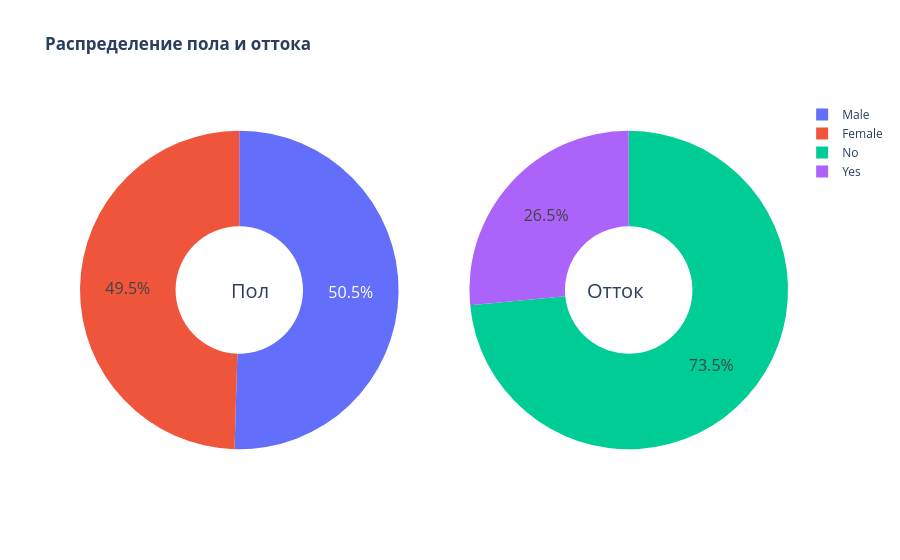

The notebook cell saved with this chart:
### Code cell
# Создаём списки категорий
g_labels = ['Male', 'Female']
c_labels = ['No', 'Yes']
# Круговые диаграммы (Pie) в Plotly используют систему координат domain
fig = make_subplots(rows=1, cols=2, specs=[[{'type':'domain'}, {'type':'domain'}]])

# Создание диаграмм, go.Pie() - Создаёт круговую диаграмму
fig.add_trace(go.Pie(labels=g_labels, values=df['gender'].value_counts(), name='Пол'),
              1, 1)

fig.add_trace(go.Pie(labels=c_labels, values=df['Churn'].value_counts(), name='Ушли'),
              1, 2)

# Update_traces() позволяет изменить параметры уже созданных графиков, hole=.4 - Создаёт отверстие в центре диаграммы.
# hoverinfo="label+percent+name" - label — название категории. percent — процент от общего количества. name — имя диаграммы.
fig.update_traces(hole=.4, hoverinfo='label+percent+name', textfont_size=16)

# update_layout() - отвечает за оформление всей фигуры
# title_text задаёт общий заголовок
fig.update_layout(
    title_text='<b>Распределение пола и оттока<b>',
    # Add annotation s in the center of the donut pies.
    annotations=[dict(text='Пол', x=0.21, y=0.5, font_size=20, showarrow=False),
                 dict(text='Отток', x=0.80, y=0.5, font_size=20, showarrow=False)])

fig.show()

### Figure 1 — Plotly figure (JSON) as saved in the notebook; plotly's stock layout.template omitted (floating-point values rounded to 4 significant figures)
{"data": [{"domain": {"x": [0, 0.45], "y": [0, 1]}, "hole": 0.4, "hoverinfo": "label+percent+name", "labels": ["Male", "Female"], "name": "Пол", "textfont": {"size": 16}, "type": "pie", "values": [3555, 3488]}, {"domain": {"x": [0.55, 1], "y": [0, 1]}, "hole": 0.4, "hoverinfo": "label+percent+name", "labels": ["No", "Yes"], "name": "Ушли", "textfont": {"size": 16}, "type": "pie", "values": [5174, 1869]}], "layout": {"annotations": [{"font": {"size": 20}, "showarrow": false, "text": "Пол", "x": 0.21, "y": 0.5}, {"font": {"size": 20}, "showarrow": false, "text": "Отток", "x": 0.8, "y": 0.5}], "title": {"text": "<b>Распределение пола и оттока<b>"}}}
